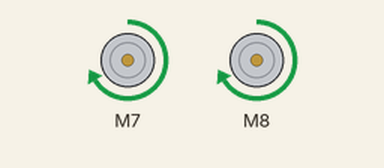
Simulated run of this sketch. Board: Arduino Uno, built with avr-gcc and run on an emulated ATmega328P. Shown: 2 × DC motor (green arrow = forward, orange = backward, longer = faster).

Above: at 0.5 s.
At 1.5 s:
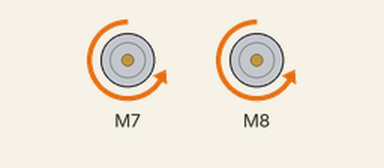
At 3.5 s:
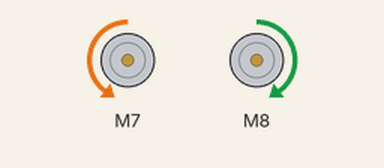
At 5.5 s:
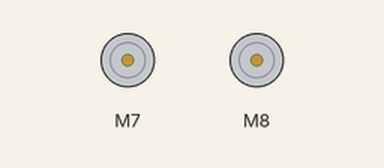
Timing chart, 0 to 7.8 s (numbered marks = the images above):
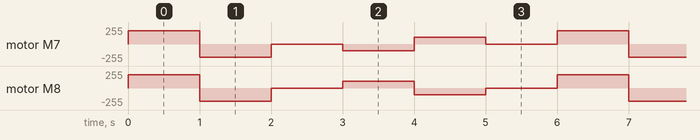

The sketch:

MotorTestRun_KS.ino
```cpp
/******************************************************************************
TestRun.ino
TB6612FNG H-Bridge Motor Driver Example code
Michelle @ SparkFun Electronics
8/20/16
https://github.com/sparkfun/SparkFun_TB6612FNG_Arduino_Library

Uses 2 motors to show examples of the functions in the library.  This causes
a robot to do a little 'jig'.  Each movement has an equal and opposite movement
so assuming your motors are balanced the bot should end up at the same place it
started.

Resources:
TB6612 SparkFun Library

Development environment specifics:
Developed on Arduino 1.6.4
Developed with ROB-9457
******************************************************************************/

// This is the library for the TB6612 that contains the class Motor and all the
// functions
#include <SparkFun_TB6612.h>

// Pins for all inputs, keep in mind the PWM defines must be on PWM pins
// the default pins listed are the ones used on the Redbot (ROB-12097) with
// the exception of STBY which the Redbot controls with a physical switch
#define AIN1 7 //2
#define BIN1 8 // 7
#define AIN2 9 // 4 no idea (9 works, but maybe this isn't used - check and delete later)
#define BIN2 10 // 8 no idea (10 works, but  maybe this isn't used - check and delete later)
#define PWMA 5
#define PWMB 6
#define STBY 3 // 9

// these constants are used to allow you to make your motor configuration
// line up with function names like forward.  Value can be 1 or -1
const int offsetA = 1;
const int offsetB = 1;

// Initializing motors.  The library will allow you to initialize as many
// motors as you have memory for.  If you are using functions like forward
// that take 2 motors as arguements you can either write new functions or
// call the function more than once.
Motor motor1 = Motor(AIN1, AIN2, PWMA, offsetA, STBY);
Motor motor2 = Motor(BIN1, BIN2, PWMB, offsetB, STBY);

void setup()
{
 //Nothing here
}


void loop()
{
   //Use of the drive function which takes as arguements the speed
   //and optional duration.  A negative speed will cause it to go
   //backwards.  Speed can be from -255 to 255.  Also use of the
   //brake function which takes no arguements.

//   motor1.drive(255,1000);
//   motor1.drive(-255,1000);
//   motor1.brake();
//   delay(1000);

   //Use of the drive function which takes as arguements the speed
   //and optional duration.  A negative speed will cause it to go
   //backwards.  Speed can be from -255 to 255.  Also use of the
   //brake function which takes no arguements.

 //  motor2.drive(255,1000);
 //  motor2.drive(-255,1000);
 //  motor2.brake();
 //  delay(1000);

   //Use of the forward function, which takes as arguements two motors
   //and optionally a speed.  If a negative number is used for speed
   //it will go backwards

   forward(motor1, motor2, 200);
   delay(1000);

   //Use of the back function, which takes as arguments two motors
   //and optionally a speed.  Either a positive number or a negative
   //number for speed will cause it to go backwards

   back(motor1, motor2, -200);
   delay(1000);

   //Use of the brake function which takes as arguments two motors.
   //Note that functions do not stop motors on their own.

   brake(motor1, motor2);
   delay(1000);

   //Use of the left and right functions which take as arguements two
   //motors and a speed.  This function turns both motors to move in
   //the appropriate direction.  For turning a single motor use drive.

   left(motor1, motor2, 200);
   delay(1000);

   right(motor1, motor2, -200);
   delay(1000);

   //Use of brake again.
   brake(motor1, motor2);
   delay(1000);

}
```

Measured:
- by itself, motor M7: repeats every 6.0 s: backward 200/255 1.0 s, stopped 1.0 s, backward 100/255 1.0 s, forward 100/255 1.0 s, stopped 1.0 s, forward 200/255 1.0 s
- by itself, motor M8: repeats every 6.0 s: backward 200/255 1.0 s, stopped 1.0 s, forward 100/255 1.0 s, backward 100/255 1.0 s, stopped 1.0 s, forward 200/255 1.0 s
